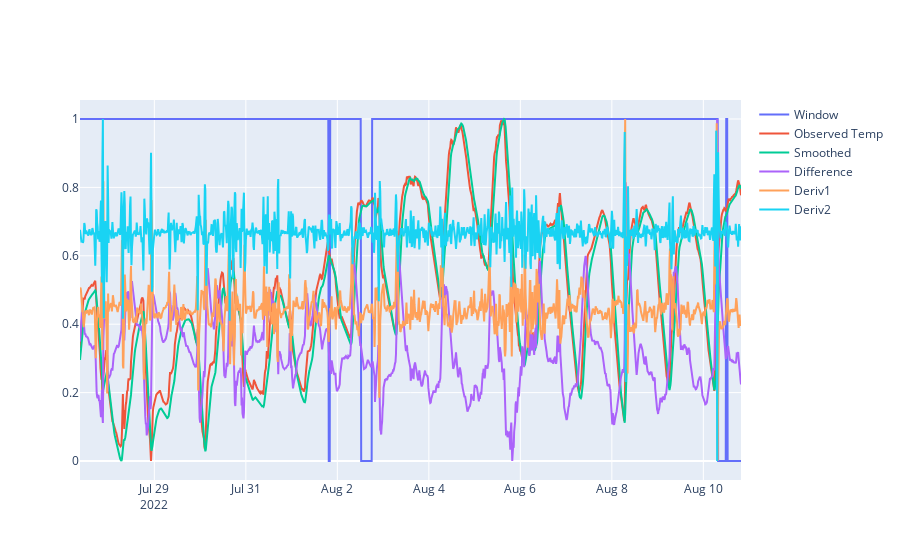
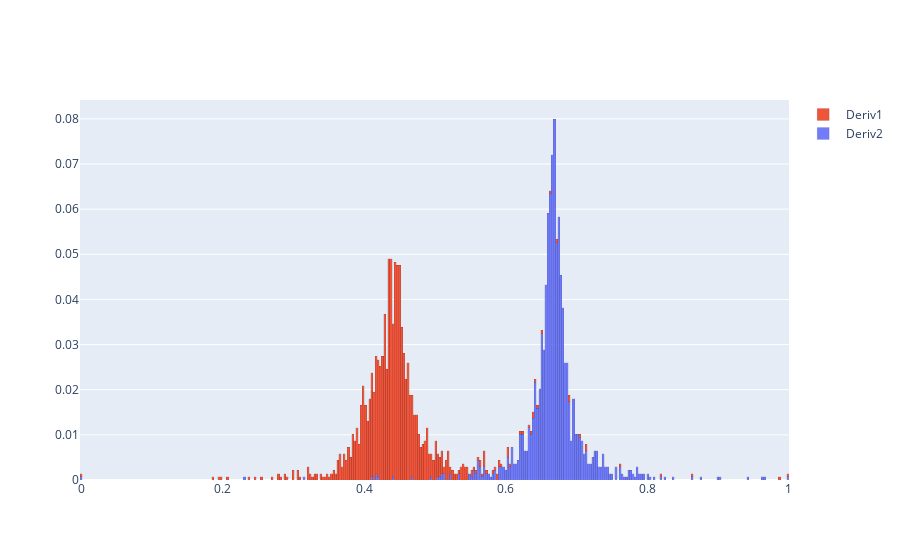

The cell these charts' notebook holds for them, in order:
### Code cell
w3b.plot_analysis_and_distributions()

### Figure 1 — Plotly figure (JSON) as saved in the notebook; plotly's stock layout.template omitted (floating-point values rounded to 4 significant figures; data arrays with more than 128 entries replaced by an {"elided": "..."} marker saying what was removed)
{"data": [{"mode": "lines", "name": "Window", "type": "scatter", "x": {"elided": "1388 str values"}, "y": {"elided": "1388 int values"}}, {"mode": "lines", "name": "Observed Temp", "type": "scatter", "x": {"elided": "1388 str values"}, "y": {"elided": "1388 float values"}}, {"mode": "lines", "name": "Smoothed", "type": "scatter", "x": {"elided": "1388 str values"}, "y": {"elided": "1388 float values"}}, {"mode": "lines", "name": "Difference", "type": "scatter", "x": {"elided": "1388 str values"}, "y": {"elided": "1388 float values"}}, {"mode": "lines", "name": "Deriv1", "type": "scatter", "x": {"elided": "1388 str values"}, "y": {"elided": "1388 float values"}}, {"mode": "lines", "name": "Deriv2", "type": "scatter", "x": {"elided": "1388 str values"}, "y": {"elided": "1388 float values"}}], "layout": {}}

### Figure 2 — Plotly figure (JSON) as saved in the notebook; plotly's stock layout.template omitted (floating-point values rounded to 4 significant figures; data arrays with more than 128 entries replaced by an {"elided": "..."} marker saying what was removed)
{"data": [{"histnorm": "probability", "marker": {"line": {"color": "black", "width": 0.1}}, "name": " Deriv2", "opacity": 0.9, "type": "histogram", "x": {"elided": "1388 float values"}, "xbins": {"size": 0.003}}, {"histnorm": "probability", "marker": {"line": {"color": "black", "width": 0.1}}, "name": " Deriv1", "opacity": 1, "type": "histogram", "x": {"elided": "1388 float values"}, "xbins": {"size": 0.003}}], "layout": {"barmode": "stack"}}
